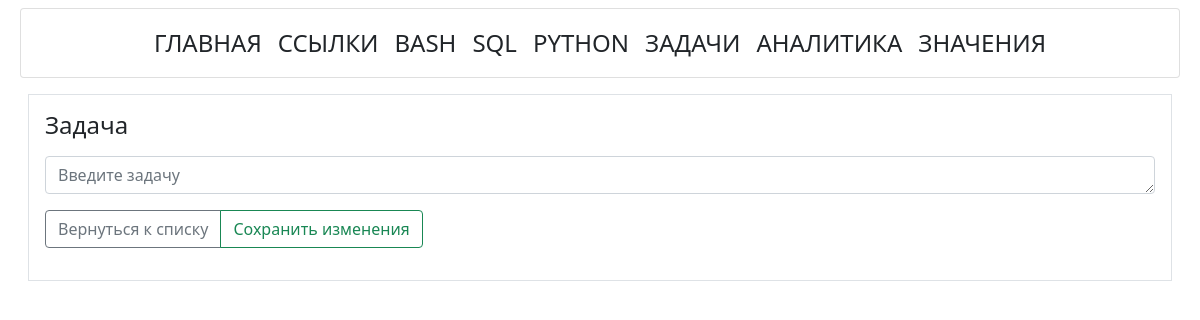
/tasks/edit/7/, run on an earlier commit of the app's database.
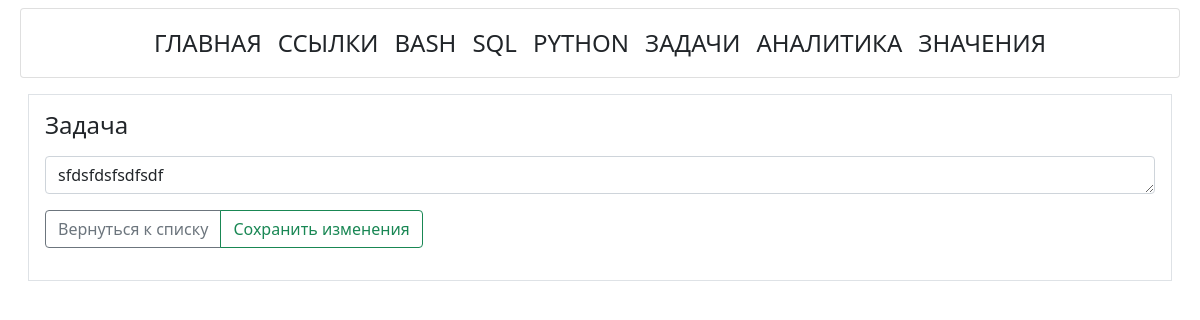
And on a later commit of the database.
### tables this page shows
CREATE TABLE [tasks] ( 
[task_id] INTEGER PRIMARY KEY AUTOINCREMENT,
  [task_name] TEXT NOT NULL);

### app.py (the view, shortened to what this page needs)
@app.route("/tasks/edit/<int:task_id>/", methods=("GET", "POST"))
def get_edit_task(task_id):
    conn = connect.get_db_connection()
    edit_task_view = conn.execute("SELECT * FROM tasks WHERE task_id = ?",
                                  (task_id,)).fetchone()
    return render_template("tasks/edit_task.html", edit_task_view=edit_task_view)

### modules/connect.py (called while the page is built)
def get_db_connection():
    db_path = os.path.join(BASE_DIR, '../database.db')
    conn = sqlite3.connect(db_path)
    conn.row_factory = sqlite3.Row
    return conn

### templates/tasks/edit_task.html (shortened to what this page needs)
{% extends 'base.html' %}
{% block content %}
<div class="bd-example">
   <form method="post">
      <div class="mb-3">
         <label for="task_name" class="form-label">
            <h4>Задача</h4>
         </label>
         <textarea class="form-control" id="task_name" name="task_name" rows="1" placeholder="Введите задачу"
            required>{{ edit_task_view.task_name }}</textarea>
      </div>
      <div class="mb-3">
         <div class="btn-group" role="group" aria-label="Basic example">
            <a class="btn btn-outline-secondary" href="{{ url_for('get_tasks_list') }}">Вернуться к списку</a>
            <button type="submit" value="" class="btn btn-outline-success">Сохранить изменения</button>
         </div>
      </div>
   </form>
</div>
{% endblock %}

What changed in the data, as far as the page shows it:
added tasks: task_name "sfdsfdsfsdfsdf"
